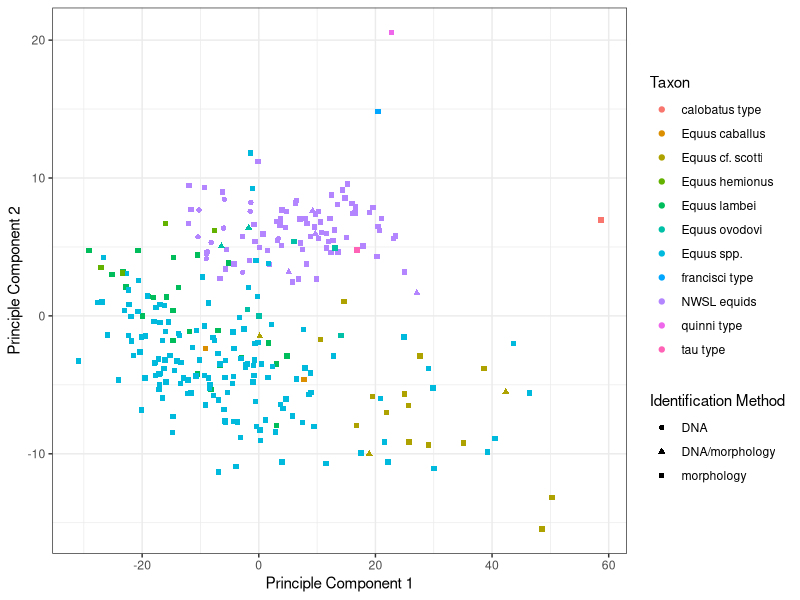

Recreate this plot in R.
# install.packages("readxl")
library("readxl")
library(tidyverse)

data = read_excel("fig2-data1.xlsx")

# meta = filter(data, Taxon == 'Equus hemionus' | Taxon == 'francisci type' |
#                 Taxon == 'Equus caballus' | Taxon == 'Equus lambei' | Taxon == 'Equus cf. scotti')


meta = data[,8:17]
meta$`GL: Greatest Length` = as.double(meta$`GL: Greatest Length`)
meta$`Pb: Proximal Breadth` = as.double(meta$`Pb: Proximal Breadth`)
meta$`Dp: Proximal depth` = as.double(meta$`Dp: Proximal depth`)
meta$`SD: Midshaft breadth` = as.double(meta$`SD: Midshaft breadth`)
meta$`Midshaft depth (#4)` = as.double(meta$`Midshaft depth (#4)`)
meta$`Distal articular breadth at midline (#11)` = as.double(meta$`Distal articular breadth at midline (#11)`)
meta$`Distal metaphyseal breadth (#10)` = as.double(meta$`Distal metaphyseal breadth (#10)`)
meta$`Maximum depth of distal "keel" (#12)` = as.double(meta$`Maximum depth of distal "keel" (#12)`)
meta$`Minimum depth of medial condyle` = as.double(meta$`Minimum depth of medial condyle`)
meta$`Maximum depth of medial condyle (#14)` = as.double(meta$`Maximum depth of medial condyle (#14)`)



meta4 = meta[,1:4]
metaR = meta[,5:10]

# meta = na.omit(meta)
meta4 = as.matrix(meta4)

f1 <- function(vec) {
  m <- mean(vec, na.rm = TRUE)
  vec[is.na(vec)] <- m
  return(vec)
 }

 meta4 = apply(meta4,2,f1)


# metaPC = prcomp(~'GL: Greatest Length'+'Pb: Proximal Breadt'+'Dp: Proximal depth'+'SD: Midshaft breadth',meta4, na.action = na.omit)
# metaPC = prcomp(na.omit(meta4))
metaPC = prcomp(meta4)
meta3 =  as.tibble(metaPC$x)
meta3 = mutate(meta3, Taxon=data$Taxon, `Identification Method`=data$`Identification based on`)
# Create a data frame
# scores <- as.tibble(chrXPC$x)
# scores = scores %>% mutate(Gender = sampleData$Gender)

g = ggplot(meta3, aes(x=PC1, y=PC2, color=Taxon, shape=`Identification Method`)) +
  geom_point() + theme_bw() + xlab("Principle Component 1") + ylab("Principle Component 2")


# symbol shapes = Identification based on
# Color = Taxon
# PC1